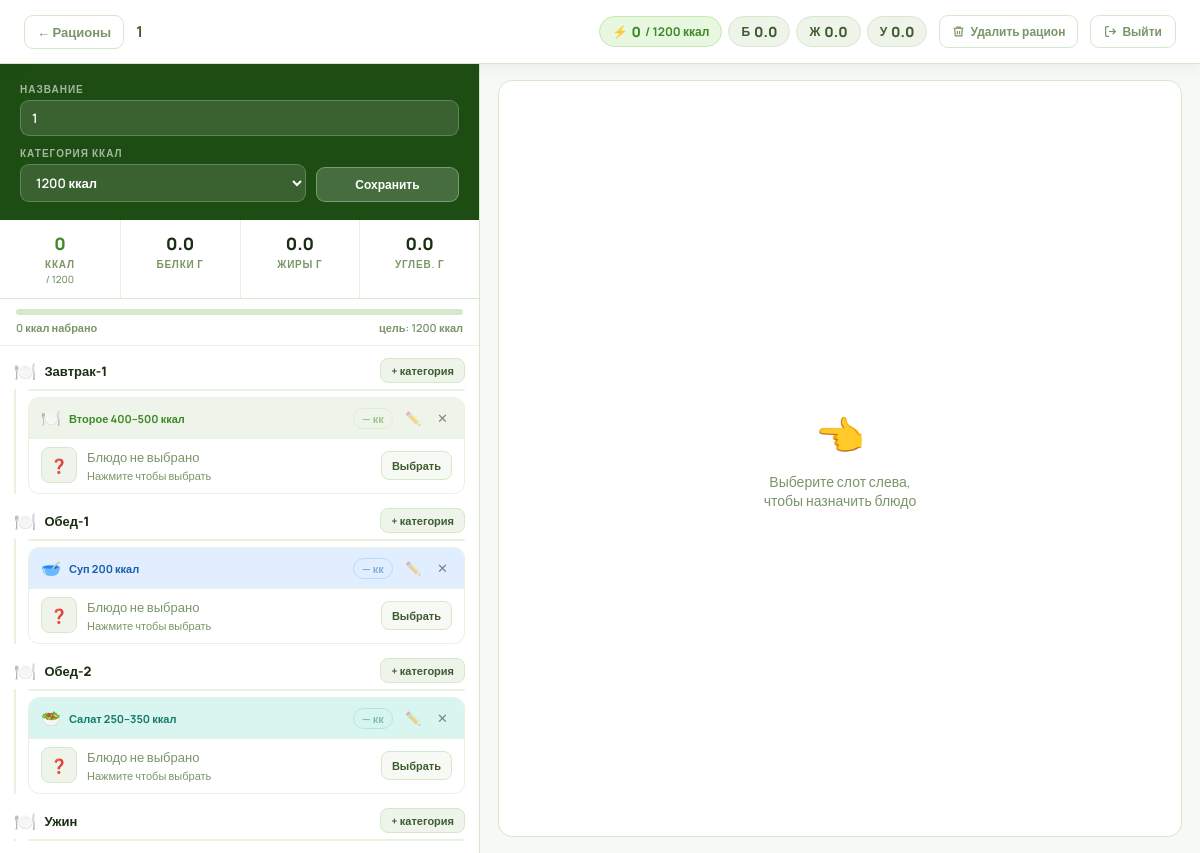
Screenshot of /rations/49/edit/ (signed in) with the database file from the repository.
### myapp/models.py (models this page shows, shortened)
class Ration(models.Model):
    group = models.ForeignKey(
        RationGroup, on_delete=models.CASCADE,
        related_name="rations", verbose_name="Группа",
        null=True, blank=True,
    )
    name = models.CharField(max_length=300, verbose_name="Название рациона")
    kcal_category = models.IntegerField(choices=KCAL_CATEGORIES, verbose_name="Категория калорийности")
    notes = models.TextField(blank=True, null=True, verbose_name="Примечания")
    created_at = models.DateTimeField(auto_now_add=True)
    updated_at = models.DateTimeField(auto_now=True)
    class Meta:
        verbose_name = "Рацион"
        verbose_name_plural = "Рационы"
        ordering = ["-created_at"]

class MealTime(models.Model):
    name = models.CharField(max_length=100, verbose_name="Название")
    icon = models.CharField(max_length=10, blank=True, default="🍽️", verbose_name="Иконка")
    order = models.PositiveSmallIntegerField(default=0, verbose_name="Порядок")
    class Meta:
        verbose_name = "Приём пищи"
        verbose_name_plural = "Приёмы пищи"
        ordering = ["order", "name"]

class RationSlot(models.Model):
    ration = models.ForeignKey(
        Ration, on_delete=models.CASCADE,
        related_name="slots", verbose_name="Рацион"
    )
    meal_time = models.ForeignKey(
        MealTime, on_delete=models.SET_NULL,
        null=True, blank=True,
        verbose_name="Приём пищи"
    )
    slot_type = models.CharField(
        max_length=50, choices=SLOT_TYPES,
        null=True, blank=True,
        verbose_name="Категория блюда"
    )
    product = models.ForeignKey(
        Product, on_delete=models.SET_NULL,
        null=True, blank=True,
        related_name="ration_slots", verbose_name="Блюдо"
    )
    order = models.PositiveSmallIntegerField(default=0, verbose_name="Порядок")
    class Meta:
        verbose_name = "Слот рациона"
        verbose_name_plural = "Слоты рациона"
        ordering = ["order", "meal_time__order"]

### myapp/views.py (the view, shortened to what this page needs)
# urls.py: path("rations/<int:pk>/edit/", views.ration_edit, name="ration_edit"),
def ration_edit(request, pk):
    ration = get_object_or_404(Ration, pk=pk)
    slots = list(
        ration.slots
        .select_related("product", "meal_time")
        .order_by("order", "meal_time__order")
    )
    meal_time_groups = {}  # {meal_time_id: {meal_time, slots: []}}
    total_kcal = total_protein = total_fat = total_carbs = 0
    for slot in slots:
        mt_id = slot.meal_time_id
        if mt_id not in meal_time_groups:
            meal_time_groups[mt_id] = {
                "meal_time": slot.meal_time,
                "slots": [],
            }
        p = slot.product
        kcal    = float(p.kcal_per_serving or 0) if p else 0
        protein = float(p.protein_per_serving or 0) if p else 0
        fat     = float(p.fat_per_serving or 0) if p else 0
        carbs   = float(p.carbs_per_serving or 0) if p else 0
        total_kcal    += kcal
        total_protein += protein
        total_fat     += fat
        total_carbs   += carbs
        meal_time_groups[mt_id]["slots"].append({
            "slot": slot,
            "label": SLOT_LABELS.get(slot.slot_type, slot.slot_type) if slot.slot_type else None,
            "icon":  SLOT_ICONS.get(slot.slot_type, "🍴") if slot.slot_type else "❓",
            "color": SLOT_COLORS.get(slot.slot_type, "green") if slot.slot_type else "green",
            "kcal":    round(kcal, 1),
            "protein": round(protein, 1),
            "fat":     round(fat, 1),
            "carbs":   round(carbs, 1),
        })
    occupied_ids = set()
    if ration.group_id:
        occupied_ids = set(
            RationSlot.objects.filter(
                ration__group_id=ration.group_id,
                product__isnull=False,
            ).exclude(ration=ration)
            .values_list("product_id", flat=True)
        )
    meal_cat_map = {}
    for key, _ in SLOT_TYPES:
        prods = list(
            Product.objects
            .filter(meal_categories__key=key)
            .exclude(pk__in=occupied_ids)
            .order_by("name")
        )
        meal_cat_map[key] = [
            {
                "id": p.pk, "name": p.name,
                "kcal":    float(p.kcal_per_serving or 0),
                "protein": float(p.protein_per_serving or 0),
                "fat":     float(p.fat_per_serving or 0),
                "carbs":   float(p.carbs_per_serving or 0),
                "photo":   p.photo.url if p.photo else "",
            }
            for p in prods
        ]
    all_meal_times = list(MealTime.objects.order_by("order", "name"))
    all_products = list(
        Product.objects
        .prefetch_related("meal_categories")
        .exclude(pk__in=occupied_ids)
        .order_by("name")
    )
    all_products_json = [
        {
            "id": p.pk, "name": p.name,
            "category": " / ".join(str(c) for c in p.meal_categories.all()),
            "kcal":    float(p.kcal_per_serving or 0),
            "protein": float(p.protein_per_serving or 0),
            "fat":     float(p.fat_per_serving or 0),
            "carbs":   float(p.carbs_per_serving or 0),
            "photo":   p.photo.url if p.photo else "",
        }
        for p in all_products
    ]
    return render(request, "myapp/ration_edit.html", {
        "ration": ration,
        "meal_time_groups": list(meal_time_groups.values()),
        "total_kcal":    round(total_kcal, 1),
        "total_protein": round(total_protein, 1),
        "total_fat":     round(total_fat, 1),
        "total_carbs":   round(total_carbs, 1),
        "slot_types":    SLOT_TYPES,
        "slot_icons":    SLOT_ICONS,
        "slot_colors":   SLOT_COLORS,
        "slot_labels":   SLOT_LABELS,
        "kcal_categories": KCAL_CATEGORIES,
        "all_meal_times":  all_meal_times,
        "meal_cat_map_json":  json.dumps(meal_cat_map, ensure_ascii=False),
        "slot_icons_json":    json.dumps(SLOT_ICONS, ensure_ascii=False),
        "slot_labels_json":   json.dumps(SLOT_LABELS, ensure_ascii=False),
        "occupied_count": len(occupied_ids),
        "all_products_json":  json.dumps(all_products_json, ensure_ascii=False),
    })

### myapp/models.py (called while the page is built)
    def __str__(self):
        return SLOT_LABELS.get(self.key, self.key)

### myapp/templatetags/custom_filters.py (called while the page is built)
@register.filter
def get_item(dictionary, key):
    return dictionary.get(key, '')

### myapp/templates/myapp/ration_edit.html (shortened to what this page needs)
{% load custom_filters %}
<!DOCTYPE html>
<html lang="ru">
<head>
</head>
<body>
<div class="topbar">
  <a href="{% url 'ration_group_list' %}" class="back-btn">← Рационы</a>
  <span class="topbar-name">{{ ration.name }}</span>
  <div class="topbar-nutr">
    <div class="tpill kcal">⚡ <strong>{{ total_kcal|floatformat:0 }}</strong> / {{ ration.kcal_category }} ккал</div>
    <div class="tpill">Б <strong>{{ total_protein|floatformat:1 }}</strong></div>
    <div class="tpill">Ж <strong>{{ total_fat|floatformat:1 }}</strong></div>
    <div class="tpill">У <strong>{{ total_carbs|floatformat:1 }}</strong></div>
  </div>
  <button class="del-ration-btn" onclick="openDelModal()">
    <svg width="13" height="13" viewBox="0 0 24 24" fill="none" stroke="currentColor" stroke-width="2.2">
      <polyline points="3 6 5 6 21 6"/><path d="M19 6l-1 14H6L5 6"/><path d="M10 11v6M14 11v6"/><path d="M9 6V4h6v2"/>
    </svg>
    Удалить рацион
  </button>
  <form method="post" action="{% url 'logout' %}" style="display:contents">
    <button type="submit" class="logout-btn" title="Выйти из системы">
      <svg width="13" height="13" viewBox="0 0 24 24" fill="none" stroke="currentColor" stroke-width="2.2">
        <path d="M9 21H5a2 2 0 0 1-2-2V5a2 2 0 0 1 2-2h4"/>
        <polyline points="16 17 21 12 16 7"/>
        <line x1="21" y1="12" x2="9" y2="12"/>
      </svg>
      Выйти
    </button>
  </form>
</div>
<div class="layout">
  <div class="left">
    <form method="post">
      <div class="meta-form">
        <div class="meta-row">
          <div class="mf" style="flex:2"><label class="ml">Название</label>
            <input class="mi" type="text" name="name" value="{{ ration.name }}" required>
          </div>
        </div>
        <div class="meta-row">
          <div class="mf" style="flex:2">
            <label class="ml">Категория ккал</label>
            <select class="mi" name="kcal_category">
              {% for val, label in kcal_categories %}
              <option value="{{ val }}" {% if val == ration.kcal_category %}selected{% endif %}>{{ label }}</option>
              {% endfor %}
            </select>
          </div>
          <div class="mf" style="justify-content:flex-end;padding-top:16px;">
            <button type="submit" class="save-btn">Сохранить</button>
          </div>
        </div>
      </div>
    </form>
    <div class="nutr-sum">
      <div class="ns"><div class="ns-v k">{{ total_kcal|floatformat:0 }}</div><div class="ns-l">Ккал</div><div class="ns-t">/ {{ ration.kcal_category }}</div></div>
      <div class="ns"><div class="ns-v">{{ total_protein|floatformat:1 }}</div><div class="ns-l">Белки г</div></div>
      <div class="ns"><div class="ns-v">{{ total_fat|floatformat:1 }}</div><div class="ns-l">Жиры г</div></div>
      <div class="ns"><div class="ns-v">{{ total_carbs|floatformat:1 }}</div><div class="ns-l">Углев. г</div></div>
    </div>
    <div class="prog-wrap">
      <div class="prog-bar-bg">
      </div>
      <div class="prog-txt">
        <span>{{ total_kcal|floatformat:0 }} ккал набрано</span>
        <span>цель: {{ ration.kcal_category }} ккал</span>
      </div>
    </div>
    <div class="slots-wrap">
      {% for group in meal_time_groups %}
      <div class="meal-group">
        <div class="meal-group-head">
          <span class="meal-group-icon">{{ group.meal_time.icon }}</span>
          <span class="meal-group-name">{{ group.meal_time.name }}</span>
          <button type="button" class="add-cat-btn"
            onclick="openCatPickerRight({{ group.meal_time.pk }}, '{{ group.meal_time.name|escapejs }}')">
            + категория
          </button>
        </div>
        <div class="meal-slots">
          {% for sm in group.slots %}{% with slot=sm.slot %}
          <div class="slot-card {% if sm.label %}c-{{ sm.color }}{% endif %}" id="sc-{{ slot.pk }}">
            {% if not sm.label %}
            {% else %}
            <div class="slot-head" onclick="selSlot({{ slot.pk }}, '{{ sm.label|escapejs }}', '{{ slot.slot_type }}', {{ slot.product_id|default:'null' }})">
              <span class="si">{{ sm.icon }}</span>
              <span class="sl">{{ sm.label }}</span>
              {% if sm.kcal %}<span class="sk">{{ sm.kcal|floatformat:0 }} кк</span>
              {% else %}<span class="sk" style="opacity:.45">— кк</span>{% endif %}
              <button type="button" class="sdel" title="Сменить категорию"
                onclick="event.stopPropagation();openCatModal({{ slot.pk }}, '{{ group.meal_time.name|escapejs }}')">✏️</button>
              <form method="post" style="margin:0;" onclick="event.stopPropagation()">
                <button type="submit" class="sdel" title="Удалить">✕</button>
              </form>
            </div>
            <div class="slot-body">
              {% if slot.product %}
                {% if slot.product.photo %}<img src="{{ slot.product.photo.url }}" class="sthumb" alt="">
                {% else %}<div class="sph">🥗</div>{% endif %}
                <div class="spi">
                  <div class="spn">{{ slot.product.name }}</div>
                  <div class="spp">Б:{{ sm.protein|floatformat:1 }} Ж:{{ sm.fat|floatformat:1 }} У:{{ sm.carbs|floatformat:1 }} г</div>
                </div>
              {% else %}
                <div class="sph">❓</div>
                <div class="spi">
                  <div class="spn" style="color:var(--muted);font-weight:500;">Блюдо не выбрано</div>
                  <div class="spp">Нажмите чтобы выбрать</div>
                </div>
              {% endif %}
              <button class="schg" type="button"
                onclick="selSlot({{ slot.pk }}, '{{ sm.label|escapejs }}', '{{ slot.slot_type }}', {{ slot.product_id|default:'null' }})">
                {% if slot.product %}Изменить{% else %}Выбрать{% endif %}
              </button>
            </div>
            {% endif %}
          </div>
          {% endwith %}{% endfor %}
        </div>
      </div>
      {% endfor %}
    </div>
  </div>
  <div class="right" id="right">
    <div class="no-sel" id="no-sel">
      <div class="ni">👈</div>
      <p>Выберите слот слева,<br>чтобы назначить блюдо</p>
    </div>
  </div>
</div>
</body>
</html>

### rows the page displays
Ration: name "1", kcal_category "1200", kcal_category "1200 ккал"
MealTime: meal_time.icon "🍽️", meal_time.name "Завтрак-1"
RationSlot: icon "🍽️", label "Второе 400–500 ккал", shows "— кк", shows "Блюдо не выбрано", shows "Выбрать"
MealTime: meal_time.icon "🍽️", meal_time.name "Обед-1"
RationSlot: icon "🥣", label "Суп 200 ккал", shows "— кк", shows "Блюдо не выбрано", shows "Выбрать"
MealTime: meal_time.icon "🍽️", meal_time.name "Обед-2"
RationSlot: icon "🥗", label "Салат 250–350 ккал", shows "— кк", shows "Блюдо не выбрано", shows "Выбрать"
MealTime: meal_time.icon "🍽️", meal_time.name "Ужин"

### other values shown
{{ total_kcal|floatformat:0 }} "0"
{{ total_protein|floatformat:1 }} "0.0"
{{ total_fat|floatformat:1 }} "0.0"
{{ total_carbs|floatformat:1 }} "0.0"
